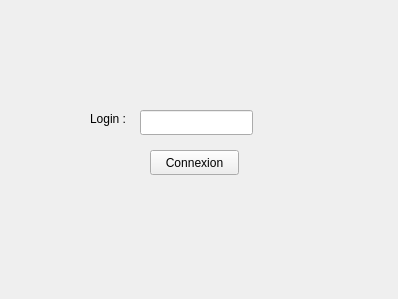
<?xml version="1.0" encoding="UTF-8"?>
<ui version="4.0">
 <class>Login</class>
 <widget class="QWidget" name="Login">
  <property name="geometry">
   <rect>
    <x>0</x>
    <y>0</y>
    <width>398</width>
    <height>299</height>
   </rect>
  </property>
  <property name="windowTitle">
   <string>Form</string>
  </property>
  <widget class="QPushButton" name="boutonLogin">
   <property name="geometry">
    <rect>
     <x>150</x>
     <y>150</y>
     <width>89</width>
     <height>25</height>
    </rect>
   </property>
   <property name="text">
    <string>Connexion</string>
   </property>
  </widget>
  <widget class="QLineEdit" name="champLogin">
   <property name="geometry">
    <rect>
     <x>140</x>
     <y>110</y>
     <width>113</width>
     <height>25</height>
    </rect>
   </property>
  </widget>
  <widget class="QLabel" name="titreLogin">
   <property name="geometry">
    <rect>
     <x>90</x>
     <y>110</y>
     <width>51</width>
     <height>17</height>
    </rect>
   </property>
   <property name="text">
    <string>Login :</string>
   </property>
  </widget>
  <widget class="QLabel" name="labelErreur">
   <property name="geometry">
    <rect>
     <x>80</x>
     <y>190</y>
     <width>231</width>
     <height>20</height>
    </rect>
   </property>
   <property name="text">
    <string/>
   </property>
  </widget>
 </widget>
 <resources/>
 <connections/>
</ui>
